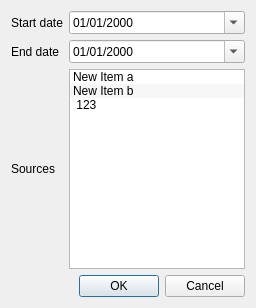
<?xml version="1.0" encoding="UTF-8"?>
<ui version="4.0">
 <class>UpdateQuotesDlg</class>
 <widget class="QDialog" name="UpdateQuotesDlg">
  <property name="windowModality">
   <enum>Qt::ApplicationModal</enum>
  </property>
  <property name="geometry">
   <rect>
    <x>0</x>
    <y>0</y>
    <width>256</width>
    <height>308</height>
   </rect>
  </property>
  <property name="windowTitle">
   <string>Update asset's quotes</string>
  </property>
  <layout class="QGridLayout" name="gridLayout">
   <item row="0" column="1">
    <widget class="QDateEdit" name="StartDateEdit">
     <property name="displayFormat">
      <string>dd/MM/yyyy</string>
     </property>
     <property name="calendarPopup">
      <bool>true</bool>
     </property>
     <property name="timeSpec">
      <enum>Qt::UTC</enum>
     </property>
    </widget>
   </item>
   <item row="3" column="1">
    <widget class="QDialogButtonBox" name="buttonBox">
     <property name="orientation">
      <enum>Qt::Horizontal</enum>
     </property>
     <property name="standardButtons">
      <set>QDialogButtonBox::Cancel|QDialogButtonBox::Ok</set>
     </property>
    </widget>
   </item>
   <item row="1" column="1">
    <widget class="QDateEdit" name="EndDateEdit">
     <property name="displayFormat">
      <string>dd/MM/yyyy</string>
     </property>
     <property name="calendarPopup">
      <bool>true</bool>
     </property>
     <property name="timeSpec">
      <enum>Qt::UTC</enum>
     </property>
    </widget>
   </item>
   <item row="1" column="0">
    <widget class="QLabel" name="EndDateLbl">
     <property name="text">
      <string>End date</string>
     </property>
    </widget>
   </item>
   <item row="0" column="0">
    <widget class="QLabel" name="StartDateLbl">
     <property name="text">
      <string>Start date</string>
     </property>
    </widget>
   </item>
   <item row="2" column="1">
    <widget class="QListWidget" name="SourcesList">
     <property name="editTriggers">
      <set>QAbstractItemView::EditKeyPressed</set>
     </property>
     <property name="alternatingRowColors">
      <bool>true</bool>
     </property>
     <property name="sortingEnabled">
      <bool>true</bool>
     </property>
     <item>
      <property name="text">
       <string>New Item a</string>
      </property>
     </item>
     <item>
      <property name="text">
       <string>New Item b</string>
      </property>
     </item>
     <item>
      <property name="text">
       <string> 123</string>
      </property>
     </item>
    </widget>
   </item>
   <item row="2" column="0">
    <widget class="QLabel" name="SourcesLbl">
     <property name="text">
      <string>Sources</string>
     </property>
    </widget>
   </item>
  </layout>
 </widget>
 <resources/>
 <connections>
  <connection>
   <sender>buttonBox</sender>
   <signal>accepted()</signal>
   <receiver>UpdateQuotesDlg</receiver>
   <slot>accept()</slot>
   <hints>
    <hint type="sourcelabel">
     <x>248</x>
     <y>254</y>
    </hint>
    <hint type="destinationlabel">
     <x>157</x>
     <y>274</y>
    </hint>
   </hints>
  </connection>
  <connection>
   <sender>buttonBox</sender>
   <signal>rejected()</signal>
   <receiver>UpdateQuotesDlg</receiver>
   <slot>reject()</slot>
   <hints>
    <hint type="sourcelabel">
     <x>316</x>
     <y>260</y>
    </hint>
    <hint type="destinationlabel">
     <x>286</x>
     <y>274</y>
    </hint>
   </hints>
  </connection>
 </connections>
</ui>
